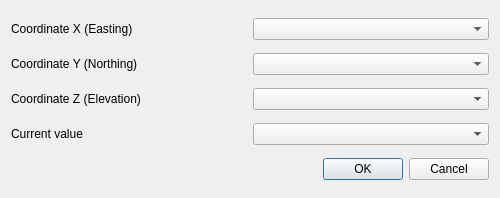
<?xml version="1.0" encoding="UTF-8"?>
<ui version="4.0">
 <class>Dialog</class>
 <widget class="QDialog" name="Dialog">
  <property name="geometry">
   <rect>
    <x>0</x>
    <y>0</y>
    <width>500</width>
    <height>198</height>
   </rect>
  </property>
  <layout class="QGridLayout" name="gridLayout">
   <item row="6" column="0" colspan="2">
    <widget class="QDialogButtonBox" name="buttonBox">
     <property name="orientation">
      <enum>Qt::Horizontal</enum>
     </property>
     <property name="standardButtons">
      <set>QDialogButtonBox::Cancel|QDialogButtonBox::Ok</set>
     </property>
    </widget>
   </item>
   <item row="0" column="0">
    <widget class="QLabel" name="label_x">
     <property name="text">
      <string>Coordinate X (Easting)</string>
     </property>
    </widget>
   </item>
   <item row="0" column="1">
    <widget class="QComboBox" name="comboBox_x"/>
   </item>
   <item row="1" column="0">
    <widget class="QLabel" name="label_y">
     <property name="text">
      <string>Coordinate Y (Northing)</string>
     </property>
    </widget>
   </item>
   <item row="1" column="1">
    <widget class="QComboBox" name="comboBox_y"/>
   </item>
   <item row="2" column="1">
    <widget class="QComboBox" name="comboBox_z"/>
   </item>
   <item row="2" column="0">
    <widget class="QLabel" name="label_z">
     <property name="text">
      <string>Coordinate Z (Elevation)</string>
     </property>
    </widget>
   </item>
   <item row="3" column="0">
    <widget class="QLabel" name="label_value">
     <property name="text">
      <string>Current value</string>
     </property>
    </widget>
   </item>
   <item row="3" column="1">
    <widget class="QComboBox" name="comboBox_values"/>
   </item>
  </layout>
 </widget>
 <resources/>
 <connections>
  <connection>
   <sender>buttonBox</sender>
   <signal>accepted()</signal>
   <receiver>Dialog</receiver>
   <slot>accept()</slot>
   <hints>
    <hint type="sourcelabel">
     <x>248</x>
     <y>254</y>
    </hint>
    <hint type="destinationlabel">
     <x>157</x>
     <y>274</y>
    </hint>
   </hints>
  </connection>
  <connection>
   <sender>buttonBox</sender>
   <signal>rejected()</signal>
   <receiver>Dialog</receiver>
   <slot>reject()</slot>
   <hints>
    <hint type="sourcelabel">
     <x>316</x>
     <y>260</y>
    </hint>
    <hint type="destinationlabel">
     <x>286</x>
     <y>274</y>
    </hint>
   </hints>
  </connection>
  <connection>
   <sender>comboBox_x</sender>
   <signal>currentIndexChanged(QString)</signal>
   <receiver>Dialog</receiver>
   <slot>comboBoxChanged(QString)</slot>
   <hints>
    <hint type="sourcelabel">
     <x>298</x>
     <y>21</y>
    </hint>
    <hint type="destinationlabel">
     <x>199</x>
     <y>98</y>
    </hint>
   </hints>
  </connection>
  <connection>
   <sender>comboBox_y</sender>
   <signal>currentIndexChanged(QString)</signal>
   <receiver>Dialog</receiver>
   <slot>comboBoxChanged(QString)</slot>
   <hints>
    <hint type="sourcelabel">
     <x>298</x>
     <y>59</y>
    </hint>
    <hint type="destinationlabel">
     <x>199</x>
     <y>98</y>
    </hint>
   </hints>
  </connection>
  <connection>
   <sender>comboBox_values</sender>
   <signal>currentIndexChanged(QString)</signal>
   <receiver>Dialog</receiver>
   <slot>comboBoxChanged(QString)</slot>
   <hints>
    <hint type="sourcelabel">
     <x>298</x>
     <y>135</y>
    </hint>
    <hint type="destinationlabel">
     <x>199</x>
     <y>98</y>
    </hint>
   </hints>
  </connection>
  <connection>
   <sender>comboBox_z</sender>
   <signal>currentIndexChanged(QString)</signal>
   <receiver>Dialog</receiver>
   <slot>comboBoxChanged(QString)</slot>
   <hints>
    <hint type="sourcelabel">
     <x>298</x>
     <y>97</y>
    </hint>
    <hint type="destinationlabel">
     <x>199</x>
     <y>98</y>
    </hint>
   </hints>
  </connection>
 </connections>
 <slots>
  <slot>comboBoxChanged(QString)</slot>
 </slots>
</ui>
